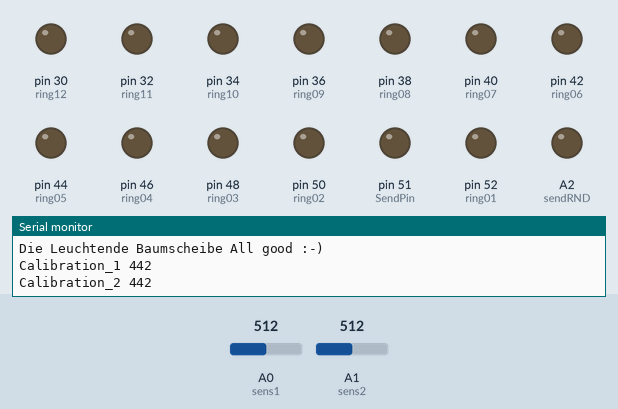
A sketch run on a simulated Arduino Mega 2560, built with avr-gcc and run on an emulated ATmega2560. On the bench: output pins drawn as LEDs (lit = HIGH), the last lines printed to the serial monitor. Dashed ring = blinking. The test bench sets the inputs (shaded band); at power-on: A0 (sens1) = 512, A1 (sens2) = 512.

Above: at 1.2 s.
1.3 s: A0 (sens1) set to 456
2.8 s: A0 (sens1) set to 430
At 3.3 s:
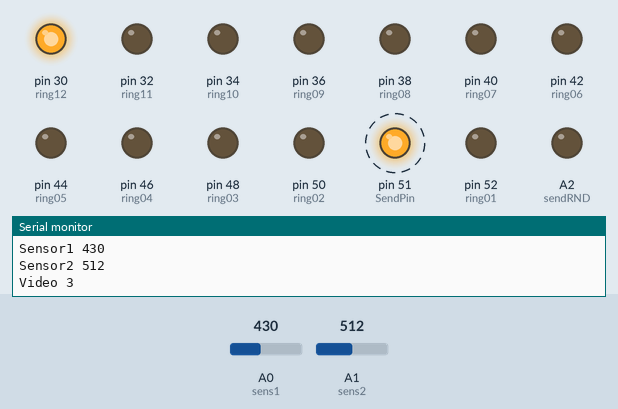
5.8 s: A0 (sens1) set to 511
At 6.9 s:
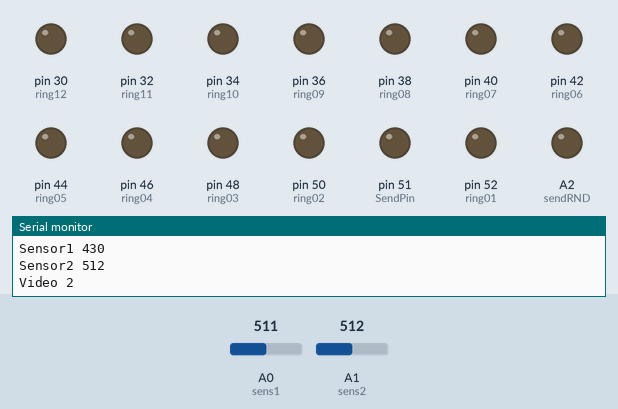
8.8 s: A0 (sens1) set to 306
At 9.41 s:
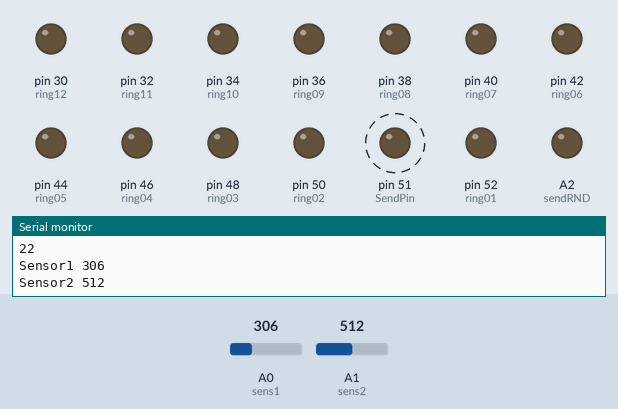
11.8 s: A0 (sens1) set to 716
At 13.1 s:
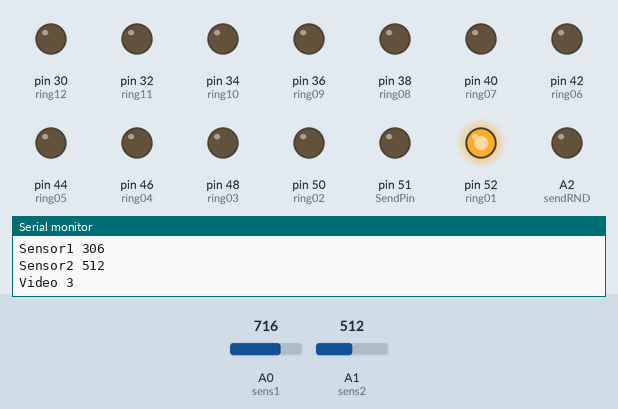
14.8 s: A1 (sens2) set to 460
17.8 s: A1 (sens2) set to 430
At 18.23 s:
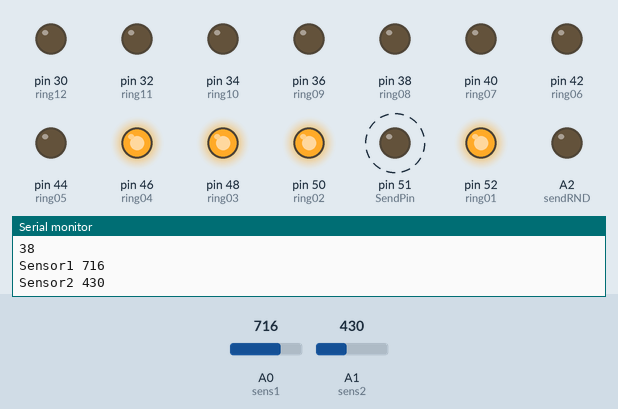
Timing chart, 0 to 21.8 s (numbered marks = the images above; inputs shaded):
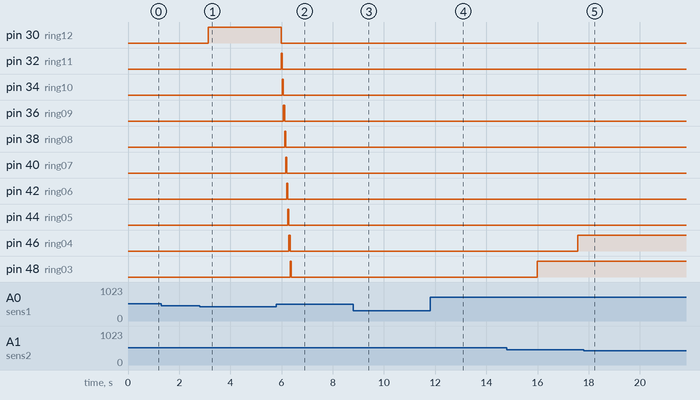

Measured:
- the behaviour switches between 443 and 442 on A0 (sens1) (found by bisection; images 0 and 1)
- the behaviour switches between 443 and 442 on A1 (sens2) (found by bisection; images 4 and 5)
- after the input at 1.3 s, every drawn part: stays the same
- after the input at 2.8 s, pin 30 (ring12): LOW → HIGH after 0.33 s; pin 51 (SendPin): alternates HIGH for 0.02 s and LOW for 0.15 s, starting after 0.15 s
- after the input at 5.8 s, pin 30 (ring12): HIGH → LOW after 0.19 s instead of 2.8 s; pin 32 (ring11): LOW → HIGH after 0.19 s instead of 2.8 s; pin 34 (ring10): LOW → HIGH after 0.23 s, → LOW 0.04 s later; pin 36 (ring09): LOW → HIGH after 0.27 s, → LOW 0.04 s later; pin 38 (ring08): LOW → HIGH after 0.31 s, → LOW 0.04 s later
- after the input at 8.8 s, pin 50 (ring02): stays LOW (without the input it goes to HIGH after 2.6 s); pin 51 (SendPin): alternates HIGH for 0.03 s and LOW for 0.15 s, starting after 0.15 s; pin 52 (ring01): stays LOW (without the input it goes to HIGH after 1.0 s)
- after the input at 11.8 s, pin 50 (ring02): LOW → HIGH after 2.6 s; pin 51 (SendPin): goes on until 11.8 s, then stays LOW; pin 52 (ring01): LOW → HIGH after 1.0 s
- after the input at 17.8 s, pin 42 (ring06): stays LOW (without the input it goes to HIGH after 3.0 s); pin 44 (ring05): stays LOW (without the input it goes to HIGH after 1.4 s); pin 51 (SendPin): alternates HIGH for 0.03 s and LOW for 0.15 s, starting after 0.15 s

The sketch:

_BaumWachstumThing_26_Aug.ino
```cpp
/******************************************************************************
QRD1114_Proximity_Example.ino
Example sketch for SparkFun's QRD1114 Reflectance Proximity Sensor
  (https://www.sparkfun.com/products/246)
Jim Lindblom @ SparkFun Electronics
May 2, 2016

Connect a QRD1114, 330 resistor and 10k resistor as follows:

QRD1114 Pin ---- Arduino ---- Resistors
    1              A0      10k Pull-up to 5V
    2              GND
    3                      330 Resistor to 5V
    4              GND

As an object comes closer to the QRD1114, the voltage on A0 should go down.

1) Sensor wird detektiert.
2) random, bzw. URN zahl von 1-4 auswaehlen
    dies entspricht dem Baum: abhaengig vom vom gewaehlten Baum
    wachsen leuchten dann die Jahresringe.
3) Baumscheibe laufen lassen
    a) ganz schnell von aussen nach innen
    b) alle 2 sek. ein neuer Jahresring - dauert also 24 sec.
    c) 10 sek. leuchten lassen
    d) innert 2 sek von innen nach aussen ausschalten

******************************************************************************/
const int sens1 = A0;
const int sens2 = A1;// Sensor output voltage
const int sendRND = A2;
int counter;
int SensorCounter;
// SendToVideo varaiable
const int SendPin =  51;      // the number of the Send pin
int VideoSelect;             // es ist kein random video, sondern geht alle einmal durch
int SendVideo = 0;
int Thrsld_01 = 0;
int Thrsld_02 = 0;
int Calib_01 = 0;
int Calib_02 = 0;

// Mosfet pins ......der pin2 duerfte da ueberhaupt kaputt sein, am arduino
const int ring01 = 52;
const int ring02 = 50;
const int ring03 = 48;
const int ring04 = 46;
const int ring05 = 44;
const int ring06 = 42;
const int ring07 = 40;
const int ring08 = 38;
const int ring09 = 36;
const int ring10 = 34;
const int ring11 = 32;
const int ring12 = 30;
// serial com
char receivedChar;
// timing
int ContractSpeed = 33;

void setup()
{
  Serial.begin(9600);
  Serial.println("Die Leuchtende Baumscheibe All good :-)");
  pinMode(sens1, INPUT);
  pinMode(sens2, INPUT);
  pinMode(sendRND, OUTPUT);
  pinMode(ring01, OUTPUT);
  pinMode(ring02, OUTPUT);
  pinMode(ring03, OUTPUT);
  pinMode(ring04, OUTPUT);
  pinMode(ring05, OUTPUT);
  pinMode(ring06, OUTPUT);
  pinMode(ring07, OUTPUT);
  pinMode(ring08, OUTPUT);
  pinMode(ring09, OUTPUT);
  pinMode(ring10, OUTPUT);
  pinMode(ring11, OUTPUT);
  pinMode(ring12, OUTPUT);
  pinMode(SendPin, OUTPUT);
  counter = 0;
  SensorCounter = 0;
  digitalWrite(SendPin, LOW);

// thresholds
  Thrsld_01 = analogRead(sens1);
  Thrsld_02 = analogRead(sens2);
  Calib_01 = Thrsld_01 - 70;
  Calib_02 = Thrsld_02 - 70;
  Serial.println((String)"Calibration_1 "+Calib_01);
  Serial.println((String)"Calibration_2 "+Calib_02);
}

void loop()
{
  // Read in the ADC and convert it to a voltage:
  int sens2_val = analogRead(sens2); // 190
  int sens1_val = analogRead(sens1); // 130
  // Serial.println((String)"Sensor1 "+sens1_val);
  // Serial.println((String)"Sensor2 "+sens2_val);

  //Serial.println(sens1_val);

  if (sens1_val <= Calib_01 || sens2_val <= Calib_02)  {
        SensorCounter++;
        receivedChar = 'g';         // sets variable to high, reset only when video is done
        SendVideo = 1;
        Serial.println(SensorCounter);
        Serial.println((String)"Sensor1 "+sens1_val);
        Serial.println((String)"Sensor2 "+sens2_val);
        delay(150);             // um nicht im vorbeifliegen doppelt auszuloesen
  }
  if (Serial.available() > 0) {
    receivedChar = Serial.read();
  }
  if (receivedChar == 'g') {
    counter++;
    SendToVideo();
    BaumscheibeAnimation();
     delay(1);


}

}
//
//
//void loop(){
//  digitalWrite(ring01, 1);
//  delay(1000);
//    digitalWrite(ring01, 0);
//  delay(1000);
//}
```

BaumscheibeAnimation.ino
```cpp
//SendRandomTreeNumber();           // die send funktion

void BaumscheibeAnimation() {
          if ((counter >= 2) && (counter <= (ContractSpeed*1))) {
            digitalWrite(ring12, 1);
          }
          if ((counter >= (ContractSpeed*1)) && (counter <= (ContractSpeed*2))) {
            digitalWrite(ring12, 0);
            digitalWrite(ring11, 1);
          }
          if ((counter >= (ContractSpeed*2)) && (counter <= (ContractSpeed*3))) {
            digitalWrite(ring11, 0);
            digitalWrite(ring10, 1);
          }
          if ((counter >= (ContractSpeed*3)) && (counter <= (ContractSpeed*4))) {
            digitalWrite(ring10, 0);
            digitalWrite(ring09, 1);
          }
          if ((counter >= (ContractSpeed*4)) && (counter <= (ContractSpeed*5))) {
            digitalWrite(ring09, 0);
            digitalWrite(ring08, 1);
          }
          if ((counter >= (ContractSpeed*5)) && (counter <= (ContractSpeed*6))) {
            digitalWrite(ring08, 0);
            digitalWrite(ring07, 1);
          }
           if ((counter >= (ContractSpeed*6)) && (counter <= (ContractSpeed*7))) {
            digitalWrite(ring07, 0);
            digitalWrite(ring06, 1);
          }
             if ((counter >= (ContractSpeed*7)) && (counter <= (ContractSpeed*8))) {
            digitalWrite(ring06, 0);
            digitalWrite(ring05, 1);
          }
              if ((counter >= (ContractSpeed*8)) && (counter <= (ContractSpeed*9))) {
            digitalWrite(ring05, 0);
            digitalWrite(ring04, 1);
          }
               if ((counter >= (ContractSpeed*9)) && (counter <= (ContractSpeed*10))) {
            digitalWrite(ring04, 0);
            digitalWrite(ring03, 1);
          }
                 if ((counter >= (ContractSpeed*10)) && (counter <= (ContractSpeed*11))) {
            digitalWrite(ring03, 0);
            digitalWrite(ring02, 1);
          }
                 if ((counter >= (ContractSpeed*11)) && (counter <= (ContractSpeed*12))) {
            digitalWrite(ring02, 0);
            digitalWrite(ring01, 1);
          }
                 if ((counter >= (ContractSpeed*12)) && (counter <= (ContractSpeed*13))) {
            digitalWrite(ring01, 0);
          }
/// fill up the tree with years
           if (counter >= (ContractSpeed*90)) {
            digitalWrite(ring01, 1);
          }
          if (counter >= (ContractSpeed*127)) {
            digitalWrite(ring02, 1);
          }
          if (counter >= (ContractSpeed*164)) {
            digitalWrite(ring03, 1);
          }
            if (counter >= (ContractSpeed*201)) {
            digitalWrite(ring04, 1);
          }
            if (counter >= (ContractSpeed*238)) {
            digitalWrite(ring05, 1);
          }
           if (counter >= (ContractSpeed*275)) {
            digitalWrite(ring06, 1);
          }
           if (counter >= (ContractSpeed*312)) {
            digitalWrite(ring07, 1);
          }
           if (counter >= (ContractSpeed*349)) {
            digitalWrite(ring08, 1);
          }
           if (counter >= (ContractSpeed*386)) {
            digitalWrite(ring09, 1);
          }
           if (counter >= (ContractSpeed*423)) {
            digitalWrite(ring10, 1);
          }
           if (counter >= (ContractSpeed*460)) {
            digitalWrite(ring11, 1);
          }
           if (counter >= (ContractSpeed*497)) {
            digitalWrite(ring12, 1);
          }

 // wait for end of video, then  switch of one by one
           if (counter >= (ContractSpeed*640)) {
            digitalWrite(ring01, 0);
          }
           if (counter >= (ContractSpeed*642)) {
            digitalWrite(ring02, 0);
          }
           if (counter >= (ContractSpeed*644)) {
            digitalWrite(ring03, 0);
          }
           if (counter >= (ContractSpeed*646)) {
            digitalWrite(ring04, 0);
          }
           if (counter >= (ContractSpeed*648)) {
            digitalWrite(ring05, 0);
          }
           if (counter >= (ContractSpeed*650)) {
            digitalWrite(ring06, 0);
          }
          if (counter >= (ContractSpeed*652)) {
            digitalWrite(ring07, 0);
          }
          if (counter >= (ContractSpeed*654)) {
            digitalWrite(ring08, 0);
          }
           if (counter >= (ContractSpeed*656)) {
            digitalWrite(ring09, 0);
          }
           if (counter >= (ContractSpeed*658)) {
            digitalWrite(ring10, 0);
          }
           if (counter >= (ContractSpeed*660)) {
            digitalWrite(ring11, 0);
          }
          if (counter >= (ContractSpeed*662)) {
            digitalWrite(ring12, 0);
            counter = 0;
            receivedChar = 'm';
          }
}
```

Functions.ino
```cpp
void SendToVideo() {
  while ( SendVideo >= 1) {
  VideoSelect++;
  VideoSelect = VideoSelect%5;

   if (VideoSelect == 1) {               // 200 ms pulse
      //receivedChar = 'm';
      Serial.println((String)"Video "+VideoSelect);
       digitalWrite(SendPin, HIGH);
       delay(10);
       digitalWrite(SendPin, LOW);
       SendVideo = 0;
      }
        if (VideoSelect == 2) {               // 400 ms pulse
          //receivedChar = 'm';
        Serial.println((String)"Video "+VideoSelect);
         digitalWrite(SendPin, HIGH);
         delay(20);
         digitalWrite(SendPin, LOW);
         SendVideo = 0;
        }
          if (VideoSelect == 3) {               // 400 ms pulse
            //receivedChar = 'm';
          Serial.println((String)"Video "+VideoSelect);
           digitalWrite(SendPin, HIGH);
           delay(30);
           digitalWrite(SendPin, LOW);
           SendVideo = 0;
          }
             if (VideoSelect == 4) {               // 600 ms pulse
              //receivedChar = 'm';
            Serial.println((String)"Video "+VideoSelect);
             digitalWrite(SendPin, HIGH);
             delay(40);
             digitalWrite(SendPin, LOW);
             SendVideo = 0;
            }

        else {
        // turn LED off:
        digitalWrite(SendPin, LOW);
        //Serial.println(buttonState);
        }
  }
}
```

ReceiveOnPc.ino
```cpp
/*
int ledPin = 13;      // LED connected to digital pin 9
int receivePin = 2;   // potentiometer connected to analog pin 3
int val = 0;         // variable to store the read value
int video = 0;
int counter;
unsigned long timestamp;
unsigned long duration;
// Relay switch
int Play_01;
int Play_02;
int Play_03;
int Play_04;

int TrigPlay_01 = 4;
int TrigPlay_02 = 5;
int TrigPlay_03 = 6;
int TrigPlay_04 = 7;

void setup() {
  // relay switch
  pinMode(TrigPlay_01, OUTPUT);  // sets the pin as output
  pinMode(TrigPlay_02, OUTPUT);
  pinMode(TrigPlay_03, OUTPUT);
  pinMode(TrigPlay_04, OUTPUT);

  digitalWrite(TrigPlay_01, HIGH);
  digitalWrite(TrigPlay_02, HIGH);
  digitalWrite(TrigPlay_03, HIGH);
  digitalWrite(TrigPlay_04, HIGH);

  pinMode(ledPin, OUTPUT);  // sets the pin as output
  pinMode(receivePin, INPUT_PULLUP);
  Serial.begin(9600);
  Serial.println("waiting for time-encodes input on pin 2");
}

void loop() {
  counter = 0;
  val = digitalRead (receivePin);
  while(val) {
    counter++;

    //Serial.println(counter);
    val = digitalRead (receivePin);
    delay(10);
    }
    if (counter == 2)
      {
        video = 1;
        Serial.println(video);
        digitalWrite(TrigPlay_01, LOW);
        delay(100);
        digitalWrite(TrigPlay_01, HIGH);
      }
    if (counter == 3)
      {
        video = 2;
        Serial.println(video);
        digitalWrite(TrigPlay_02, LOW);
        delay(100);
        digitalWrite(TrigPlay_02, HIGH);

      }
    if (counter == 4)
      {
        video = 3;
        Serial.println(video);
        digitalWrite(TrigPlay_03, LOW);
        delay(100);
        digitalWrite(TrigPlay_03, HIGH);
        }
    if (counter == 5)
      {
         video = 4;
         Serial.println(video);
         digitalWrite(TrigPlay_04, LOW);
        delay(100);
        digitalWrite(TrigPlay_04, HIGH);
         }
  }

*/
```
